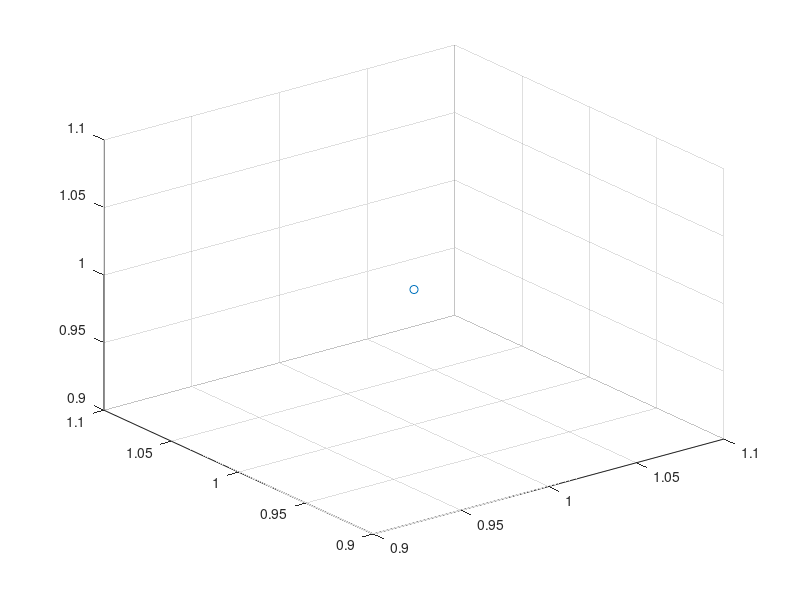

Write the MATLAB code that produced this figure. (Note: this script raises an error after producing the figure.)
%=============================================================================
% Copyright (c) 2016-present Allan CORNET (Nelson)
%=============================================================================
% This file is part of the Nelson.
%=============================================================================
% LICENCE_BLOCK_BEGIN
% SPDX-License-Identifier: LGPL-3.0-or-later
% LICENCE_BLOCK_END
%=============================================================================
% <--ADV-CLI MODE-->
%=============================================================================
close all
%=============================================================================
f = figure();
s = scatter3(1, 1, 1);
assert_isequal(s.Type, 'scatter');
assert_isequal(s.Marker, 'o');
assert_isequal(s.MarkerEdgeColor , 'flat');
assert_isequal(s.MarkerFaceColor , 'none');
assert_isequal(s.LineWidth , 0.5000);
assert_isequal(s.XData , 1);
assert_isequal(s.YData , 1);
assert_isequal(s.ZData , 1);
assert_isequal(s.SizeData , 36);
assert_isequal(s.CData , [0 0.4470 0.7410]);
%=============================================================================
f = figure();
n = 100;
x = randn(n,1);
y = randn(n,1);
z = randn(n,1);
c = z;
sz = 20 + 50 * sqrt(x.^2 + y.^2 + z.^2);
scatter3(x, y, z, sz, c, 'filled');
% Add labels and title
xlabel('X Axis');
ylabel('Y Axis');
zlabel('Z Axis');
title('3D Scatter Plot Demo');
grid on;
axis equal;
view(-66.5, 12);
%=============================================================================
